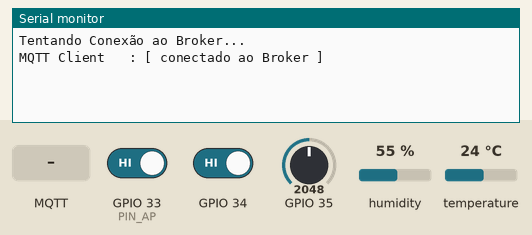
A sketch run on a simulated ESP32. Parts: the last lines printed to the serial monitor. Inputs (shaded band) come from the test bench; at power-on: humidity 55 %, GPIO 33 (PIN_AP) HIGH, GPIO 34 HIGH, temperature 24 °C, GPIO 35 = 2048. WiFi joins after 1.5 s; servers stay silent unless stated; no MQTT or app messages arrive unless stated.

Above: at 2.7 s.
2.8 s: humidity set to 22 %
At 13.4 s:
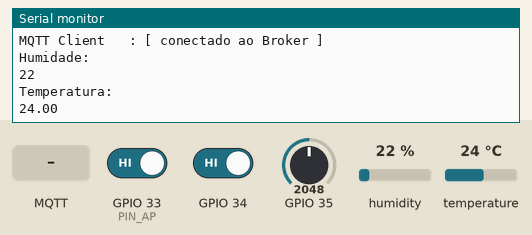
14.1 s: GPIO 33 (PIN_AP) driven LOW
At 20.9 s:
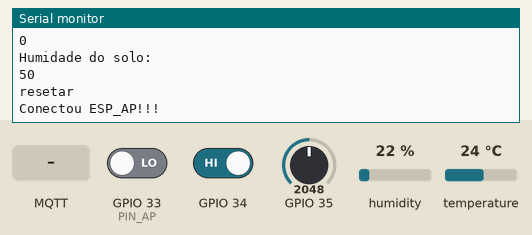
22.1 s: GPIO 34 driven LOW
29.2 s: MQTT message "1" arrives on the first subscribed topic
At 40.8 s:
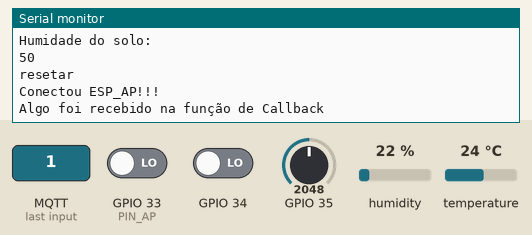
41.1 s: temperature set to 12 °C
48.2 s: GPIO 35 set to 2866
At 52.2 s:
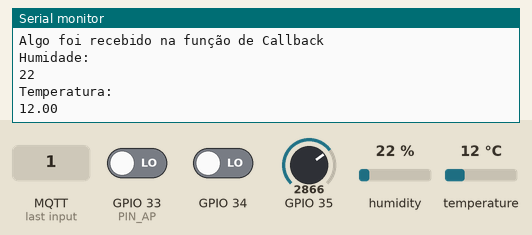
Timing chart, 0 to 53.7 s (numbered marks = the images above; inputs shaded):
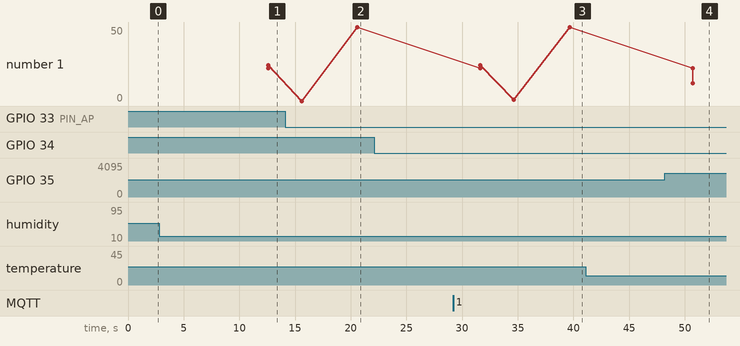

Measured:
- after the input at 2.8 s, the serial monitor: prints a new line after 9.8 s (image 1)
- after the input at 14.1 s, the serial monitor: prints a new line after 6.5 s (image 2)
- after the input at 29.2 s, the serial monitor: prints a new line after 10.5 s (image 3)

The sketch:

testeSA.ino
```cpp
#include <WiFi.h>
#include <DNSServer.h>
#include <WebServer.h>
#include <WiFiManager.h>
#include <PubSubClient.h>
#include <DHT11.h>
#define MSG_BUFFER_SIZE (50)

const int PIN_AP = 33;
int huimS = 5;
WiFiClient espClient;
PubSubClient client(espClient);

bool shouldSaveConfig = false;
unsigned long previousMillis = 0;
DHT11 dht11(18);
unsigned int PORT = 1883;
const char* ID = "ESP32JOAO";
const char* mqttServer = "192.168.2.0";

char msg[MSG_BUFFER_SIZE];                  // Buffer de mensagens
float temperatureC = 35.7;                  // Variáveis para guardar as informações que
int umidade = 23.5;

char msgtemp[50];
char msghumi[50];
char msglumi[50];
char msghumiS[100];

WiFiManager wifiManager;

// Função de callback para tratar as informações mqtt recebidas pelo ESP32
void mqttCallback(char* topic, byte* payload, unsigned int length) {
  // message received
  Serial.println("Algo foi recebido na função de Callback");
  // Coloque aqui o código de processamento das mensagens mqtt recebidas
}

// Função callback de tratamento que indica que o ESP entrou no modo AP
void configModeCallback(WiFiManager* myWiFiManager) {
  //  Serial.println("Modo de configuração iniciado");
  Serial.println("Entrou no modo de configuração");
  Serial.println(WiFi.softAPIP());                       //imprime o IP do AP
  Serial.println(myWiFiManager->getConfigPortalSSID());  //imprime o SSID criado da rede
}

// Função callback de tratamento que indica que salvamos uma nova rede para se conectar (modo estação)
void saveConfigCallback() {
  Serial.println("Configuração salva");
  Serial.println(WiFi.softAPIP());  //imprime o IP do AP
  delay(2000);
}

// Função para gerenciar a conexão ao servidor Broker
void mqttReconnect() {
  // Código reconecte extraido do exemplo da biblioteca PubSubClient
  if (!client.connected()) {

    Serial.println("Tentando Conexão ao Broker...");
    if (client.connect("Esp32")) {
      Serial.println("MQTT Client   : [ conectado ao Broker ]");

      client.subscribe("teste");        // Exemplo de subscrição em um tópico chamado de "teste
    }
    else{
      Serial.print("Conexão falhou, rc=");                    // Caso a tentativa de conexão tenha falhado
      Serial.print(client.state());                           // uma nova tentativa será feita a cada
      Serial.println(" tentando novamente em 5 segundos");    // 5 segundos.
      // Wait 5 seconds before retrying
      delay(1000);

    }
  }
}

void SerializeAndPublish() {

  if (!client.connected())  // Reconecta se a conexão ao Broker MQTT é perdida.
  {
    mqttReconnect();
  }
  readTempHumi();
  readLumi();
  readHuimS();
}

void readTempHumi(){
  delay(10000);
  temperatureC = dht11.readTemperature();
  umidade = dht11.readHumidity();

  //temperature = 1.0;
  //humidity = 2;
  Serial.println("Humidade: ");
  Serial.println(umidade);
  Serial.println("Temperatura: ");
  Serial.println(temperatureC);
  sprintf(msghumi, "%.2d", umidade);
  sprintf(msgtemp, "%.f", temperatureC);

  //Serial.println(msgtemp);
  //Serial.println(msghumi);

  client.publish("data/temp", msgtemp);
  client.publish("data/humi", msghumi);
}

void readLumi(){
  delay(3000);
  int lumi = digitalRead(34);
  if(lumi == 0){
    lumi = 1;
  }else{
    lumi = 0;
  }
  Serial.println("Luminosidade: ");
  Serial.println(lumi);
  sprintf(msglumi, "%d", lumi);
  client.publish("data/lumi", msglumi);
}

void readHuimS(){
  delay(5000);
  huimS = analogRead(35);
  huimS = map(huimS,0,4095,0,100);
  Serial.println("Humidade do solo: ");
  Serial.println(huimS);
  sprintf(msghumiS, "%.2d", huimS);
  client.publish("data/humids", msghumiS);
}


void setup() {
  Serial.begin(115200);
  pinMode(PIN_AP, INPUT);
  pinMode(18, INPUT);
  pinMode(35, INPUT);
  pinMode(34, INPUT);
  pinMode(33, INPUT);

  // Função de callback para tratamento quando entrar em modo de configuração AP
  wifiManager.setAPCallback(configModeCallback);

  // Função callback para tratamento quando se conectar em uma rede, ou seja, quando passa a trabalhar em modo estação
  wifiManager.setSaveConfigCallback(saveConfigCallback);

  // Cria uma rede temporária para acessar o AP com SSID "ESP32_AP"
  wifiManager.autoConnect("ESP32_AP");

  client.setServer(mqttServer, 1883);         // Configura o servidor Broker com o IP e PORTA
  client.setCallback(mqttCallback);           // Define a função callback a ser utilizada, nesse caso a função se chama mqttCallback
}

void loop() {

  // Verifica se o botão de reset foi pressionado para entrar no modo AP
  if (digitalRead(PIN_AP) == LOW) {
    Serial.println("resetar");  //tenta abrir o portal
    if (!wifiManager.startConfigPortal("ESP32_APJOAO")) {
      Serial.println("Falha ao conectar");
      delay(2000);
      ESP.restart();
      delay(1000);
    }
    Serial.println("Conectou ESP_AP!!!");
  }

  // Verifica se o cliente mqtt está conectado ao Broker, caso contrário tenta conectar-se
  if (WiFi.status() == WL_CONNECTED) {
    if (!client.connected()) {
      mqttReconnect();
      }
    }
  client.loop();

  // Temporiza a chamada da função de Serialização JSON e Publicação de dados
  unsigned long currentMillis = millis();
  if (currentMillis - previousMillis >= 10 * 100) {
    previousMillis = currentMillis;
    SerializeAndPublish();
  }
}
```
